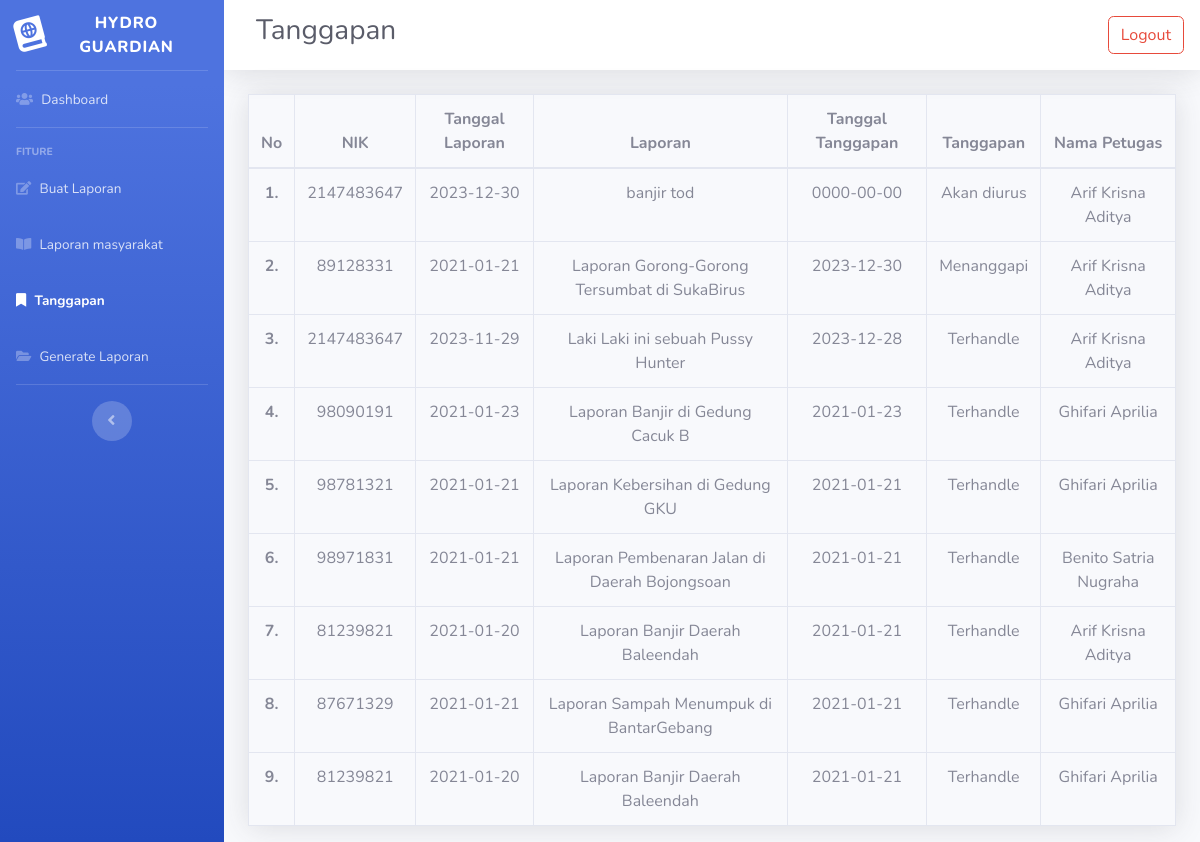
Page /src/user/tanggapan.php on the committed database.
### tables this page shows
CREATE TABLE `tanggapan` (
  `id_tanggapan` int(11) NOT NULL,
  `id_pengaduan` int(11) NOT NULL,
  `tgl_tanggapan` date NOT NULL,
  `tanggapan` text NOT NULL,
  `id_petugas` int(11) NOT NULL
);

CREATE TABLE `pengaduan` (
  `id_pengaduan` int(11) NOT NULL,
  `tgl_pengaduan` date NOT NULL,
  `nik` int(16) NOT NULL,
  `isi_laporan` text NOT NULL,
  `foto` varchar(255) NOT NULL,
  `status` enum('0','proses','selesai') NOT NULL
);

CREATE TABLE `petugas` (
  `id_petugas` int(11) NOT NULL,
  `nama_petugas` varchar(35) NOT NULL,
  `username` varchar(25) NOT NULL,
  `password` varchar(32) NOT NULL,
  `telp` varchar(13) NOT NULL,
  `level` enum('admin','petugas') NOT NULL
);

### src/user/tanggapan.php (the view, shortened to what this page needs)
<?php
require '../../public/app.php';
require '../layouts/header.php';
require '../layouts/navUser.php';
$query = "SELECT * FROM ( ( tanggapan INNER JOIN pengaduan ON tanggapan.id_pengaduan = pengaduan.id_pengaduan )
          INNER JOIN petugas ON tanggapan.id_petugas = petugas.id_petugas ) ORDER BY id_tanggapan DESC";
$result = mysqli_query($conn, $query);
?>
<table class="table table-bordered shadow text-center" data-aos="fade-up" data-aos-duration="900">
  <thead>
    <tr>
      <th scope="col">No</th>
      <th scope="col">NIK</th>
      <th scope="col">Tanggal Laporan</th>
      <th scope="col">Laporan</th>
      <th scope="col">Tanggal Tanggapan</th>
      <th scope="col">Tanggapan</th>
      <th scope="col">Nama Petugas</th>
    </tr>
  </thead>
  <tbody>
    <?php $i = 1; ?>
    <?php while ($row = mysqli_fetch_assoc($result)) : ?>
      <tr>
        <th scope="row"><?= $i; ?>.</th>
        <td><?= $row["nik"]; ?></td>
        <td><?= $row["tgl_pengaduan"]; ?></td>
        <td><?= $row["isi_laporan"]; ?></td>
        <td><?= $row["tgl_tanggapan"]; ?></td>
        <td><?= $row["tanggapan"]; ?></td>
        <td><?= $row["nama_petugas"]; ?></td>
      </tr>
      <?php $i++; ?>
    <?php endwhile; ?>
  </tbody>
</table>
<?php require '../layouts/footer.php'; ?>

### rows in the picture
tanggapan: id_pengaduan.nik "2147483647", id_pengaduan.tgl_pengaduan "2023-12-30", id_pengaduan.isi_laporan "banjir tod", tgl_tanggapan "0000-00-00", tanggapan "Akan diurus", id_petugas.nama_petugas "Arif Krisna Aditya"
tanggapan: id_pengaduan.nik "89128331", id_pengaduan.tgl_pengaduan "2021-01-21", id_pengaduan.isi_laporan "Laporan Gorong-Gorong Tersumbat di SukaBirus", tgl_tanggapan "2023-12-30", tanggapan "Menanggapi", id_petugas.nama_petugas "Arif Krisna Aditya"
tanggapan: id_pengaduan.nik "2147483647", id_pengaduan.tgl_pengaduan "2023-11-29", id_pengaduan.isi_laporan "Laki Laki ini sebuah Pussy Hunter", tgl_tanggapan "2023-12-28", tanggapan "Terhandle", id_petugas.nama_petugas "Arif Krisna Aditya"
tanggapan: id_pengaduan.nik "98090191", id_pengaduan.tgl_pengaduan "2021-01-23", id_pengaduan.isi_laporan "Laporan Banjir di Gedung Cacuk B", tgl_tanggapan "2021-01-23", tanggapan "Terhandle", id_petugas.nama_petugas "Ghifari Aprilia"
tanggapan: id_pengaduan.nik "98781321", id_pengaduan.tgl_pengaduan "2021-01-21", id_pengaduan.isi_laporan "Laporan Kebersihan di Gedung GKU", tgl_tanggapan "2021-01-21", tanggapan "Terhandle", id_petugas.nama_petugas "Ghifari Aprilia"
tanggapan: id_pengaduan.nik "98971831", id_pengaduan.tgl_pengaduan "2021-01-21", id_pengaduan.isi_laporan "Laporan Pembenaran Jalan di Daerah Bojongsoan", tgl_tanggapan "2021-01-21", tanggapan "Terhandle", id_petugas.nama_petugas "Benito Satria Nugraha"
tanggapan: id_pengaduan.nik "81239821", id_pengaduan.tgl_pengaduan "2021-01-20", id_pengaduan.isi_laporan "Laporan Banjir Daerah Baleendah", tgl_tanggapan "2021-01-21", tanggapan "Terhandle", id_petugas.nama_petugas "Arif Krisna Aditya"
tanggapan: id_pengaduan.nik "87671329", id_pengaduan.tgl_pengaduan "2021-01-21", id_pengaduan.isi_laporan "Laporan Sampah Menumpuk di BantarGebang", tgl_tanggapan "2021-01-21", tanggapan "Terhandle", id_petugas.nama_petugas "Ghifari Aprilia"
tanggapan: id_pengaduan.nik "81239821", id_pengaduan.tgl_pengaduan "2021-01-20", id_pengaduan.isi_laporan "Laporan Banjir Daerah Baleendah", tgl_tanggapan "2021-01-21", tanggapan "Terhandle", id_petugas.nama_petugas "Ghifari Aprilia"

### other values in the picture
$title "Tanggapan"
